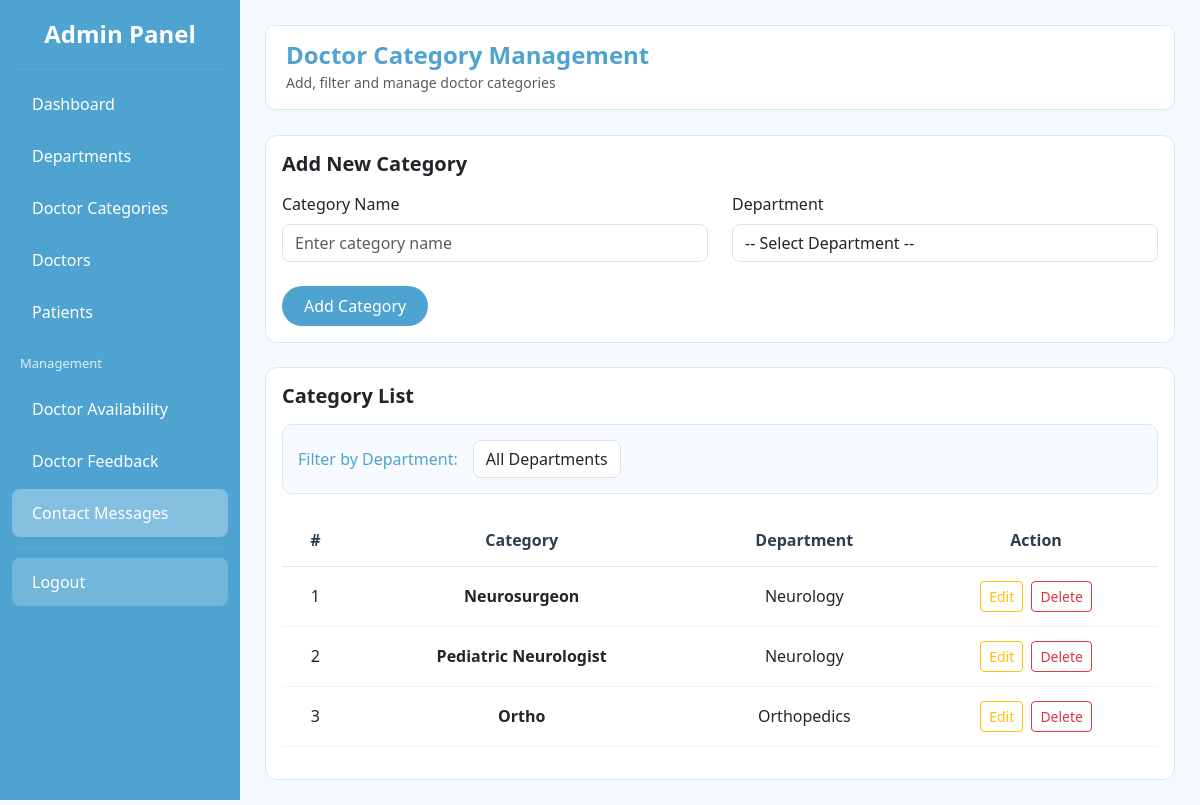
The app's page /doctor_category/ with its own data.
### app/models.py (models this page shows, shortened)
class DoctorCategory(models.Model):
    category_name = models.CharField(max_length=100, unique=True)
    department = models.ForeignKey(
        Department,
        on_delete=models.CASCADE,
        related_name='categories'
    )

class Department(models.Model):
    department_name = models.CharField(max_length=100, unique=True)

### app/views.py (the view, shortened to what this page needs)
# urls.py: path('doctor_category/', views.doctor_category, name='doctor_category'),
def doctor_category(request):
    return render(request, 'admin/doctor_category.html', {
        'categories': DoctorCategory.objects.all(),
        'departments': Department.objects.all()
    })

### app/templates/admin/doctor_category.html (shortened to what this page needs)
<!DOCTYPE html>
<html>
<head>
    <link href="https://cdn.jsdelivr.net/npm/bootstrap@5.3.0/dist/css/bootstrap.min.css" rel="stylesheet">
</head>
<body>
{% include "admin/sidebar.html" %}
<div class="main-content">
    <div class="topbar">
        <h4 class="page-title mb-0">Doctor Category Management</h4>
        <small class="text-muted">Add, filter and manage doctor categories</small>
    </div>
    <div class="card custom-card mb-4">
        <div class="card-body">
            <h5 class="fw-semibold mb-3">Add New Category</h5>
            <form method="POST" onsubmit="return validateForm()">
                <div class="row">
                    <div class="col-md-6 mb-3">
                        <label class="form-label">Category Name</label>
                        <input type="text" name="category_name" id="category_name"
                               class="form-control" placeholder="Enter category name">
                    </div>
                    <div class="col-md-6 mb-3">
                        <label class="form-label">Department</label>
                        <select name="department_id" class="form-control" required>
                            <option value="">-- Select Department --</option>
                        </select>
                    </div>
                </div>
                <button class="btn btn-primary mt-2">Add Category</button>
            </form>
        </div>
    </div>
    <div class="card custom-card">
        <div class="card-body">
            <h5 class="fw-semibold mb-3">Category List</h5>
            <div class="filter-bar">
                <label>Filter by Department:</label>
                <select class="form-control w-auto" id="deptFilter" onchange="filterTable()">
                    <option value="">All Departments</option>
                </select>
            </div>
            <div class="table-responsive">
                <table class="table" id="categoryTable">
                    <thead>
                        <tr>
                            <th>#</th>
                            <th>Category</th>
                            <th>Department</th>
                            <th>Action</th>
                        </tr>
                    </thead>
                    <tbody>
                        {% for c in categories %}
                        <tr>
                            <td>{{ forloop.counter }}</td>
                            <td style="font-weight:600;">{{ c.category_name }}</td>
                            <td class="dept-name">{{ c.department.department_name }}</td>
                            <td>
                                <a href="{% url 'edit_category' c.id %}" class="btn btn-sm btn-outline-warning me-1">Edit</a>
                                <a href="{% url 'delete_category' c.id %}" class="btn btn-sm btn-outline-danger"
                                   onclick="return confirm('Are you sure you want to delete this category?')">Delete</a>
                            </td>
                        </tr>
                        {% empty %}
                        <tr>
                            <td colspan="4" class="text-center text-muted py-4">No Categories Found</td>
                        </tr>
                        {% endfor %}
                    </tbody>
                </table>
            </div>
        </div>
    </div>
</div>
</body>
</html>

### app/templates/admin/doctor_category.html (style rules this page uses)
:root { --main: #4FA3D1; --bg: #F3F9FD; --card: #FFFFFF; --border: #D6EAF6; }
body { background-color: var(--bg); font-family: "Segoe UI", sans-serif; }
.main-content { margin-left: 240px; padding: 25px; }
.topbar { background: var(--card); padding: 15px 20px; border-radius: 10px; border: 1px solid var(--border); margin-bottom: 25px; }
.page-title { font-weight: 700; color: var(--main); }
.custom-card { border-radius: 12px; background-color: var(--card); border: 1px solid var(--border); }
.form-label { font-weight: 500; }
.form-control, select { border-radius: 8px; }
.table thead { background: #E9F4FB; }
.table thead th { font-weight: 600; color: #2c3e50; padding: 14px; border-bottom: 1px solid var(--border); text-align: center; }
.table tbody td { padding: 14px; border-bottom: 1px solid #edf3f8; text-align: center; vertical-align: middle; }
.filter-bar { background-color: #f7fbff; padding: 15px; border-radius: 10px; margin-bottom: 20px; display: flex; gap: 15px; align-items: center; flex-wrap: wrap; border: 1px solid var(--border); }
.filter-bar label { font-weight: 500; color: var(--main); }
.btn-primary { background-color: var(--main); border: none; border-radius: 20px; padding: 8px 22px; }

### records on screen
DoctorCategory: category_name "Neurosurgeon", department.department_name "Neurology"
DoctorCategory: category_name "Pediatric Neurologist", department.department_name "Neurology"
DoctorCategory: category_name "Ortho", department.department_name "Orthopedics"
